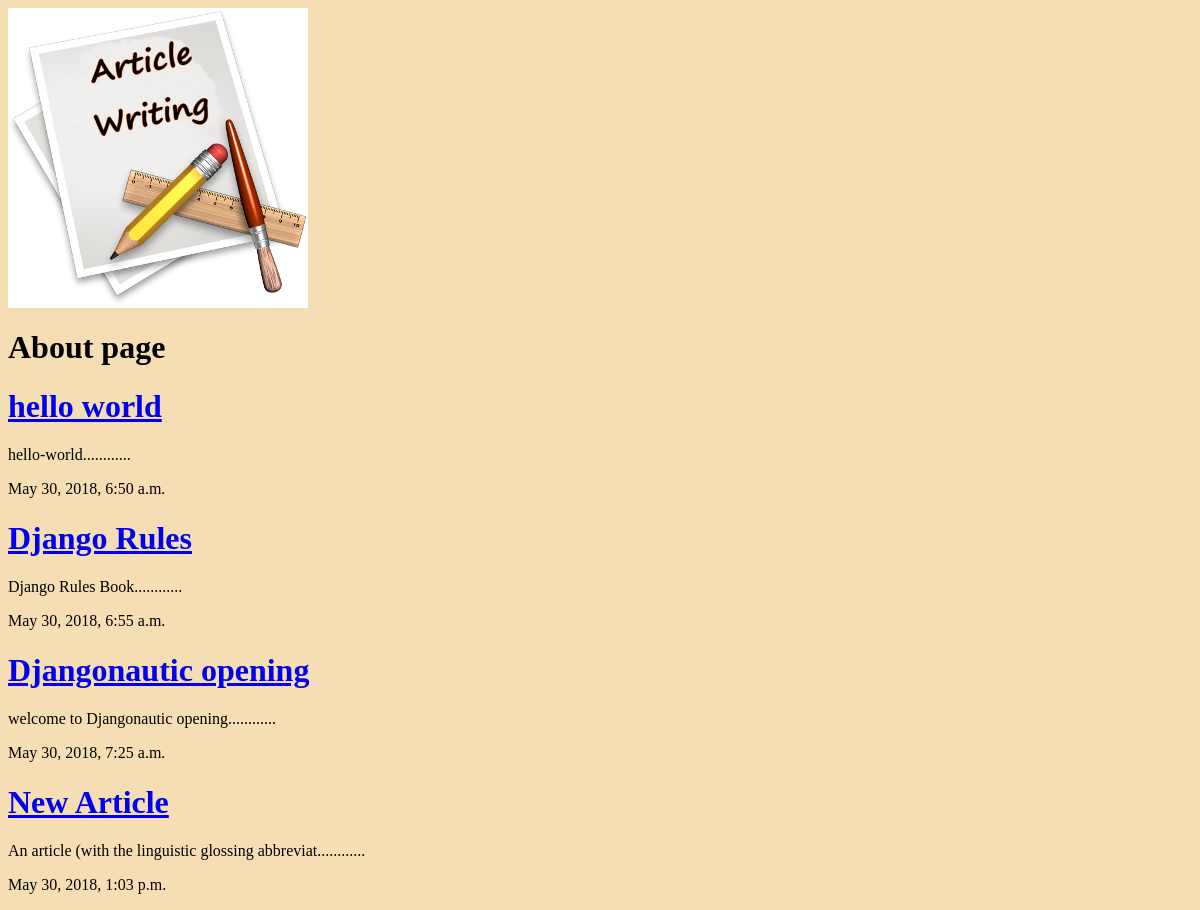
The app's page /article/about/, older data.
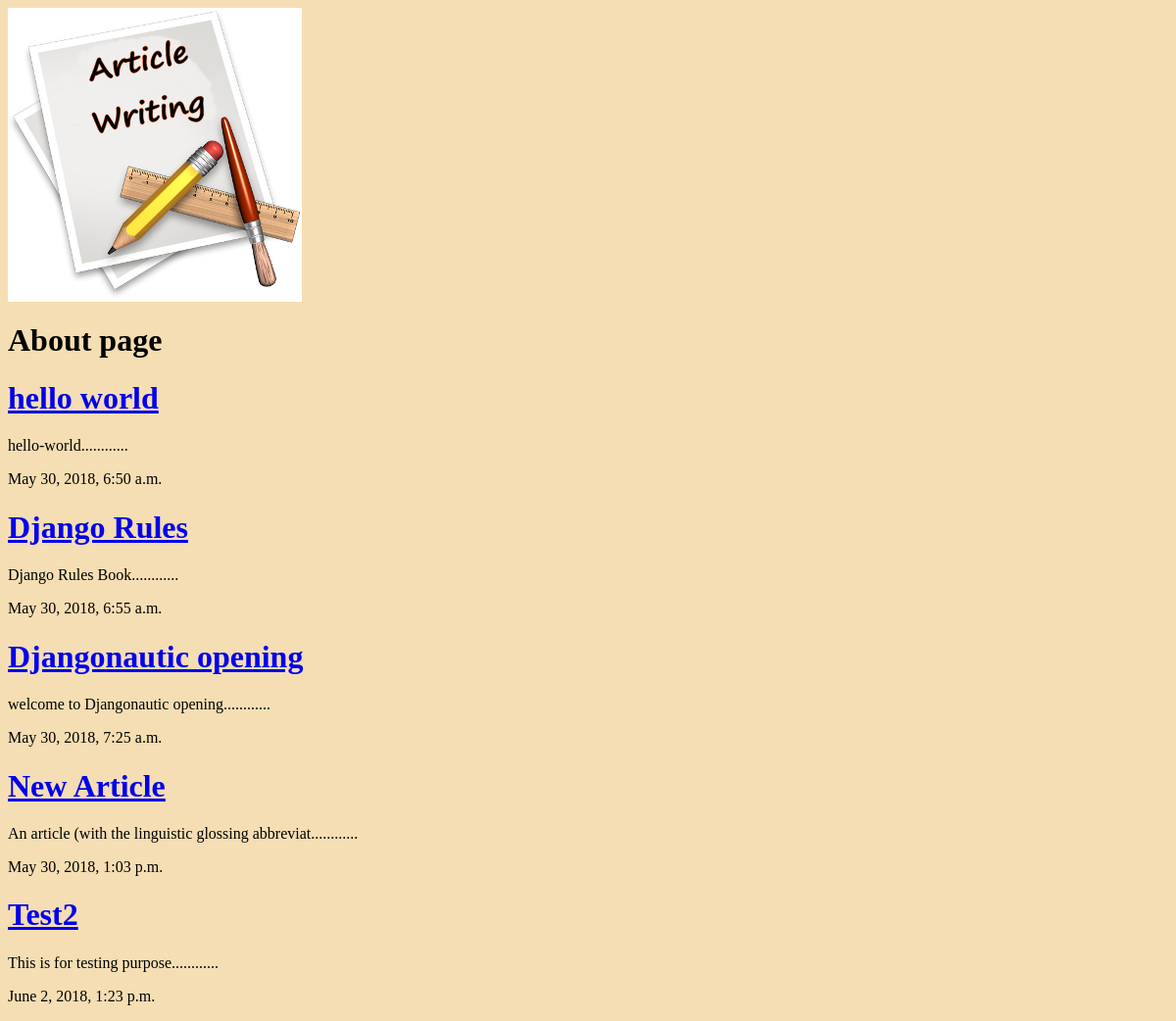
The same page, newer data.
### article/models.py (models this page shows, shortened)
class Article(models.Model):
    title=models.CharField(max_length=100)
    slug=models.SlugField()
    body=models.TextField()
    date=models.DateTimeField(auto_now_add=True)
    thumb=models.ImageField(default='default.png',blank=True)
    def snippet(self):
        return self.body[:50]+"............"

### article/views.py (the view)
# urls.py: path('about/',views.about,name="list"),
def about(request):
    articles=Article.objects.all().order_by('date')
    return render(request,'article/about.html',{'articles':articles})

### article/templates/article/about.html
{% extends 'base_layout.html' %}
{% block body %}
        <h1>About page</h1>
        <div class="article">
            {% for article in articles %}
            <div class="articles">
                <h1><a href="{% url 'articles:detail' slug=article.slug %}">{{article.title}}</a></h1>
                <p>{{article.snippet}}</p>
                <p>{{article.date}}</p>
            </div>
            {% endfor %}
        </div>
        {% endblock %}

### templates/base_layout.html
{% load static from staticfiles %}
<html>
    <head>
            <link rel="stylesheet" type="text/css" href="{% static 'style.css' %}" />
    </head>
    <body>
        <h1><a href="{% url 'articles:list' %}"><img src="{% static 'logo.png' %}"/></a></h1>
        {% block body %}
        {% endblock %}
    </body>
    </html>

### assets/style.css (style rules this page uses)
body { background-color:wheat }

Row changes from the older to the newer data that the page shows:
added Article: title "Test2", snippet "This is for testing purpose............", date "June 2, 2018, 1:23 p.m."
